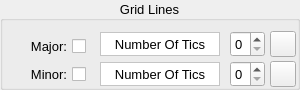
       <widget class="QGroupBox" name="groupYTickMarks">
        <property name="geometry">
         <rect>
          <x>470</x>
          <y>168</y>
          <width>300</width>
          <height>90</height>
         </rect>
        </property>
        <property name="sizePolicy">
         <sizepolicy hsizetype="Fixed" vsizetype="Fixed">
          <horstretch>0</horstretch>
          <verstretch>0</verstretch>
         </sizepolicy>
        </property>
        <property name="minimumSize">
         <size>
          <width>300</width>
          <height>90</height>
         </size>
        </property>
        <property name="maximumSize">
         <size>
          <width>300</width>
          <height>90</height>
         </size>
        </property>
        <property name="font">
         <font>
          <pointsize>10</pointsize>
         </font>
        </property>
        <property name="title">
         <string>Grid Lines</string>
        </property>
        <property name="alignment">
         <set>Qt::AlignCenter</set>
        </property>
        <widget class="QCheckBox" name="checkYMajor">
         <property name="geometry">
          <rect>
           <x>10</x>
           <y>33</y>
           <width>76</width>
           <height>26</height>
          </rect>
         </property>
         <property name="sizePolicy">
          <sizepolicy hsizetype="Fixed" vsizetype="Fixed">
           <horstretch>0</horstretch>
           <verstretch>0</verstretch>
          </sizepolicy>
         </property>
         <property name="minimumSize">
          <size>
           <width>76</width>
           <height>26</height>
          </size>
         </property>
         <property name="maximumSize">
          <size>
           <width>76</width>
           <height>26</height>
          </size>
         </property>
         <property name="layoutDirection">
          <enum>Qt::RightToLeft</enum>
         </property>
         <property name="text">
          <string>Major:</string>
         </property>
        </widget>
        <widget class="QLabel" name="labelYMajorTics">
         <property name="geometry">
          <rect>
           <x>100</x>
           <y>32</y>
           <width>120</width>
           <height>24</height>
          </rect>
         </property>
         <property name="sizePolicy">
          <sizepolicy hsizetype="Fixed" vsizetype="Fixed">
           <horstretch>0</horstretch>
           <verstretch>0</verstretch>
          </sizepolicy>
         </property>
         <property name="minimumSize">
          <size>
           <width>120</width>
           <height>24</height>
          </size>
         </property>
         <property name="maximumSize">
          <size>
           <width>120</width>
           <height>24</height>
          </size>
         </property>
         <property name="styleSheet">
          <string notr="true">background-color: rgb(255, 255, 255);</string>
         </property>
         <property name="frameShape">
          <enum>QFrame::StyledPanel</enum>
         </property>
         <property name="frameShadow">
          <enum>QFrame::Sunken</enum>
         </property>
         <property name="text">
          <string>Number Of Tics</string>
         </property>
         <property name="alignment">
          <set>Qt::AlignCenter</set>
         </property>
        </widget>
        <widget class="QSpinBox" name="spinYMajorTics">
         <property name="geometry">
          <rect>
           <x>230</x>
           <y>31</y>
           <width>35</width>
           <height>26</height>
          </rect>
         </property>
         <property name="sizePolicy">
          <sizepolicy hsizetype="Fixed" vsizetype="Fixed">
           <horstretch>0</horstretch>
           <verstretch>0</verstretch>
          </sizepolicy>
         </property>
         <property name="minimumSize">
          <size>
           <width>35</width>
           <height>26</height>
          </size>
         </property>
         <property name="maximumSize">
          <size>
           <width>35</width>
           <height>26</height>
          </size>
         </property>
        </widget>
        <widget class="QPushButton" name="btnYAxisMajorGridColor">
         <property name="geometry">
          <rect>
           <x>270</x>
           <y>31</y>
           <width>26</width>
           <height>26</height>
          </rect>
         </property>
         <property name="sizePolicy">
          <sizepolicy hsizetype="Fixed" vsizetype="Fixed">
           <horstretch>0</horstretch>
           <verstretch>0</verstretch>
          </sizepolicy>
         </property>
         <property name="minimumSize">
          <size>
           <width>26</width>
           <height>26</height>
          </size>
         </property>
         <property name="maximumSize">
          <size>
           <width>26</width>
           <height>26</height>
          </size>
         </property>
         <property name="text">
          <string/>
         </property>
         <property name="icon">
          <iconset resource="resources.qrc">
           <normaloff>:/images/images/colorPickerIcon6.png</normaloff>:/images/images/colorPickerIcon6.png</iconset>
         </property>
         <property name="iconSize">
          <size>
           <width>20</width>
           <height>20</height>
          </size>
         </property>
        </widget>
        <widget class="QCheckBox" name="checkYMinor">
         <property name="geometry">
          <rect>
           <x>10</x>
           <y>61</y>
           <width>76</width>
           <height>26</height>
          </rect>
         </property>
         <property name="sizePolicy">
          <sizepolicy hsizetype="Fixed" vsizetype="Fixed">
           <horstretch>0</horstretch>
           <verstretch>0</verstretch>
          </sizepolicy>
         </property>
         <property name="minimumSize">
          <size>
           <width>76</width>
           <height>26</height>
          </size>
         </property>
         <property name="maximumSize">
          <size>
           <width>76</width>
           <height>26</height>
          </size>
         </property>
         <property name="layoutDirection">
          <enum>Qt::RightToLeft</enum>
         </property>
         <property name="text">
          <string>Minor:</string>
         </property>
        </widget>
        <widget class="QLabel" name="labelYMinorTics">
         <property name="geometry">
          <rect>
           <x>100</x>
           <y>62</y>
           <width>120</width>
           <height>24</height>
          </rect>
         </property>
         <property name="sizePolicy">
          <sizepolicy hsizetype="Fixed" vsizetype="Fixed">
           <horstretch>0</horstretch>
           <verstretch>0</verstretch>
          </sizepolicy>
         </property>
         <property name="minimumSize">
          <size>
           <width>120</width>
           <height>24</height>
          </size>
         </property>
         <property name="maximumSize">
          <size>
           <width>120</width>
           <height>24</height>
          </size>
         </property>
         <property name="styleSheet">
          <string notr="true">background-color: rgb(255, 255, 255);</string>
         </property>
         <property name="frameShape">
          <enum>QFrame::StyledPanel</enum>
         </property>
         <property name="frameShadow">
          <enum>QFrame::Sunken</enum>
         </property>
         <property name="text">
          <string>Number Of Tics</string>
         </property>
         <property name="alignment">
          <set>Qt::AlignCenter</set>
         </property>
        </widget>
        <widget class="QSpinBox" name="spinYMinorTics">
         <property name="geometry">
          <rect>
           <x>230</x>
           <y>61</y>
           <width>35</width>
           <height>26</height>
          </rect>
         </property>
         <property name="sizePolicy">
          <sizepolicy hsizetype="Fixed" vsizetype="Fixed">
           <horstretch>0</horstretch>
           <verstretch>0</verstretch>
          </sizepolicy>
         </property>
         <property name="minimumSize">
          <size>
           <width>35</width>
           <height>26</height>
          </size>
         </property>
         <property name="maximumSize">
          <size>
           <width>35</width>
           <height>26</height>
          </size>
         </property>
        </widget>
        <widget class="QPushButton" name="btnYAxisMinorGridColor">
         <property name="geometry">
          <rect>
           <x>270</x>
           <y>61</y>
           <width>26</width>
           <height>26</height>
          </rect>
         </property>
         <property name="sizePolicy">
          <sizepolicy hsizetype="Fixed" vsizetype="Fixed">
           <horstretch>0</horstretch>
           <verstretch>0</verstretch>
          </sizepolicy>
         </property>
         <property name="minimumSize">
          <size>
           <width>26</width>
           <height>26</height>
          </size>
         </property>
         <property name="maximumSize">
          <size>
           <width>26</width>
           <height>26</height>
          </size>
         </property>
         <property name="text">
          <string/>
         </property>
         <property name="icon">
          <iconset resource="resources.qrc">
           <normaloff>:/images/images/colorPickerIcon6.png</normaloff>:/images/images/colorPickerIcon6.png</iconset>
         </property>
         <property name="iconSize">
          <size>
           <width>20</width>
           <height>20</height>
          </size>
         </property>
        </widget>
       </widget>
